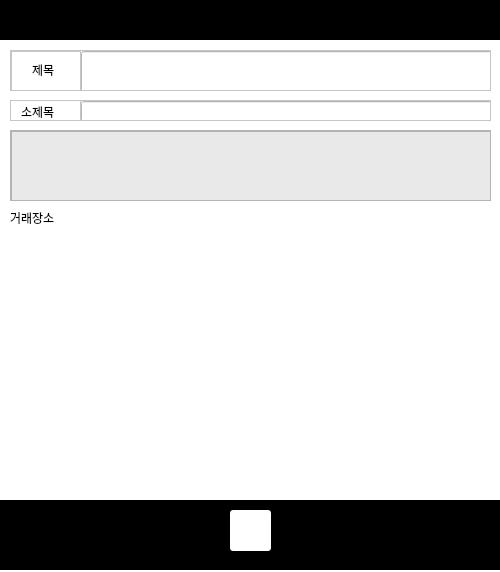
<?xml version="1.0" encoding="UTF-8"?>
<ui version="4.0">
 <class>MainWindow</class>
 <widget class="QMainWindow" name="MainWindow">
  <property name="geometry">
   <rect>
    <x>0</x>
    <y>0</y>
    <width>500</width>
    <height>572</height>
   </rect>
  </property>
  <property name="windowTitle">
   <string>입어바라</string>
  </property>
  <property name="styleSheet">
   <string notr="true">background-color: white;</string>
  </property>
  <widget class="QWidget" name="centralwidget">
   <widget class="QFrame" name="frame">
    <property name="geometry">
     <rect>
      <x>0</x>
      <y>0</y>
      <width>500</width>
      <height>40</height>
     </rect>
    </property>
    <property name="styleSheet">
     <string notr="true">background-color: black;</string>
    </property>
    <property name="frameShape">
     <enum>QFrame::StyledPanel</enum>
    </property>
    <property name="frameShadow">
     <enum>QFrame::Raised</enum>
    </property>
   </widget>
   <widget class="QFrame" name="frame_2">
    <property name="geometry">
     <rect>
      <x>0</x>
      <y>500</y>
      <width>500</width>
      <height>70</height>
     </rect>
    </property>
    <property name="styleSheet">
     <string notr="true">background-color: black;</string>
    </property>
    <property name="frameShape">
     <enum>QFrame::StyledPanel</enum>
    </property>
    <property name="frameShadow">
     <enum>QFrame::Raised</enum>
    </property>
   </widget>
   <widget class="QScrollArea" name="scrollArea_2">
    <property name="geometry">
     <rect>
      <x>80</x>
      <y>50</y>
      <width>411</width>
      <height>41</height>
     </rect>
    </property>
    <property name="widgetResizable">
     <bool>true</bool>
    </property>
    <widget class="QWidget" name="scrollAreaWidgetContents_3">
     <property name="geometry">
      <rect>
       <x>0</x>
       <y>0</y>
       <width>409</width>
       <height>39</height>
      </rect>
     </property>
     <widget class="QLineEdit" name="title">
      <property name="geometry">
       <rect>
        <x>0</x>
        <y>0</y>
        <width>411</width>
        <height>41</height>
       </rect>
      </property>
     </widget>
    </widget>
   </widget>
   <widget class="QScrollArea" name="scrollArea_3">
    <property name="geometry">
     <rect>
      <x>10</x>
      <y>50</y>
      <width>71</width>
      <height>41</height>
     </rect>
    </property>
    <property name="widgetResizable">
     <bool>true</bool>
    </property>
    <widget class="QWidget" name="scrollAreaWidgetContents_4">
     <property name="geometry">
      <rect>
       <x>0</x>
       <y>0</y>
       <width>69</width>
       <height>39</height>
      </rect>
     </property>
     <widget class="QLabel" name="label_levels_2">
      <property name="geometry">
       <rect>
        <x>20</x>
        <y>10</y>
        <width>31</width>
        <height>16</height>
       </rect>
      </property>
      <property name="styleSheet">
       <string notr="true">color: rgb(0, 0, 0);
font: 87 9pt &quot;Arial Black&quot;;</string>
      </property>
      <property name="frameShadow">
       <enum>QFrame::Plain</enum>
      </property>
      <property name="text">
       <string>제목</string>
      </property>
      <property name="scaledContents">
       <bool>false</bool>
      </property>
     </widget>
     <widget class="QScrollArea" name="scrollArea_7">
      <property name="geometry">
       <rect>
        <x>0</x>
        <y>0</y>
        <width>71</width>
        <height>41</height>
       </rect>
      </property>
      <property name="widgetResizable">
       <bool>true</bool>
      </property>
      <widget class="QWidget" name="scrollAreaWidgetContents_5">
       <property name="geometry">
        <rect>
         <x>0</x>
         <y>0</y>
         <width>69</width>
         <height>39</height>
        </rect>
       </property>
       <widget class="QLabel" name="label_levels_3">
        <property name="geometry">
         <rect>
          <x>20</x>
          <y>10</y>
          <width>31</width>
          <height>16</height>
         </rect>
        </property>
        <property name="styleSheet">
         <string notr="true">color: rgb(0, 0, 0);
font: 87 9pt &quot;Arial Black&quot;;</string>
        </property>
        <property name="frameShadow">
         <enum>QFrame::Plain</enum>
        </property>
        <property name="text">
         <string>제목</string>
        </property>
        <property name="scaledContents">
         <bool>false</bool>
        </property>
       </widget>
      </widget>
     </widget>
    </widget>
   </widget>
   <widget class="QScrollArea" name="scrollArea_5">
    <property name="geometry">
     <rect>
      <x>10</x>
      <y>100</y>
      <width>71</width>
      <height>21</height>
     </rect>
    </property>
    <property name="widgetResizable">
     <bool>true</bool>
    </property>
    <widget class="QWidget" name="scrollAreaWidgetContents_7">
     <property name="geometry">
      <rect>
       <x>0</x>
       <y>0</y>
       <width>69</width>
       <height>19</height>
      </rect>
     </property>
     <widget class="QLabel" name="label_levels_5">
      <property name="geometry">
       <rect>
        <x>10</x>
        <y>0</y>
        <width>51</width>
        <height>21</height>
       </rect>
      </property>
      <property name="styleSheet">
       <string notr="true">color: rgb(0, 0, 0);
font: 87 9pt &quot;Arial Black&quot;;</string>
      </property>
      <property name="frameShadow">
       <enum>QFrame::Plain</enum>
      </property>
      <property name="text">
       <string>소제목</string>
      </property>
      <property name="scaledContents">
       <bool>false</bool>
      </property>
     </widget>
    </widget>
   </widget>
   <widget class="QScrollArea" name="scrollArea_4">
    <property name="geometry">
     <rect>
      <x>80</x>
      <y>100</y>
      <width>411</width>
      <height>21</height>
     </rect>
    </property>
    <property name="widgetResizable">
     <bool>true</bool>
    </property>
    <widget class="QWidget" name="scrollAreaWidgetContents_6">
     <property name="geometry">
      <rect>
       <x>0</x>
       <y>0</y>
       <width>409</width>
       <height>19</height>
      </rect>
     </property>
     <widget class="QLineEdit" name="subTitle">
      <property name="geometry">
       <rect>
        <x>0</x>
        <y>0</y>
        <width>411</width>
        <height>21</height>
       </rect>
      </property>
     </widget>
    </widget>
   </widget>
   <widget class="QScrollArea" name="scrollArea_6">
    <property name="geometry">
     <rect>
      <x>10</x>
      <y>130</y>
      <width>481</width>
      <height>71</height>
     </rect>
    </property>
    <property name="styleSheet">
     <string notr="true">background-color: rgb(233, 233, 233);</string>
    </property>
    <property name="widgetResizable">
     <bool>true</bool>
    </property>
    <widget class="QWidget" name="scrollAreaWidgetContents_9">
     <property name="geometry">
      <rect>
       <x>0</x>
       <y>0</y>
       <width>479</width>
       <height>69</height>
      </rect>
     </property>
     <widget class="QTextEdit" name="desc">
      <property name="geometry">
       <rect>
        <x>0</x>
        <y>0</y>
        <width>481</width>
        <height>71</height>
       </rect>
      </property>
     </widget>
    </widget>
   </widget>
   <widget class="QPushButton" name="homeButton">
    <property name="geometry">
     <rect>
      <x>230</x>
      <y>510</y>
      <width>41</width>
      <height>41</height>
     </rect>
    </property>
    <property name="styleSheet">
     <string notr="true">QPushButton{
	color: white;
	background-color: rgb(255, 255, 255);
	border-radius: 3px;
}</string>
    </property>
    <property name="text">
     <string/>
    </property>
    <property name="icon">
     <iconset>
      <normaloff>icon/home.png</normaloff>icon/home.png</iconset>
    </property>
    <property name="iconSize">
     <size>
      <width>25</width>
      <height>25</height>
     </size>
    </property>
   </widget>
   <widget class="QWidget" name="verticalLayoutWidget">
    <property name="geometry">
     <rect>
      <x>0</x>
      <y>230</y>
      <width>501</width>
      <height>261</height>
     </rect>
    </property>
    <layout class="QVBoxLayout" name="layout"/>
   </widget>
   <widget class="QLabel" name="label_levels_4">
    <property name="geometry">
     <rect>
      <x>10</x>
      <y>210</y>
      <width>71</width>
      <height>16</height>
     </rect>
    </property>
    <property name="styleSheet">
     <string notr="true">color: rgb(0, 0, 0);
font: 87 9pt &quot;Arial Black&quot;;</string>
    </property>
    <property name="frameShadow">
     <enum>QFrame::Plain</enum>
    </property>
    <property name="text">
     <string>거래장소</string>
    </property>
    <property name="scaledContents">
     <bool>false</bool>
    </property>
   </widget>
  </widget>
 </widget>
 <resources/>
 <connections/>
</ui>
